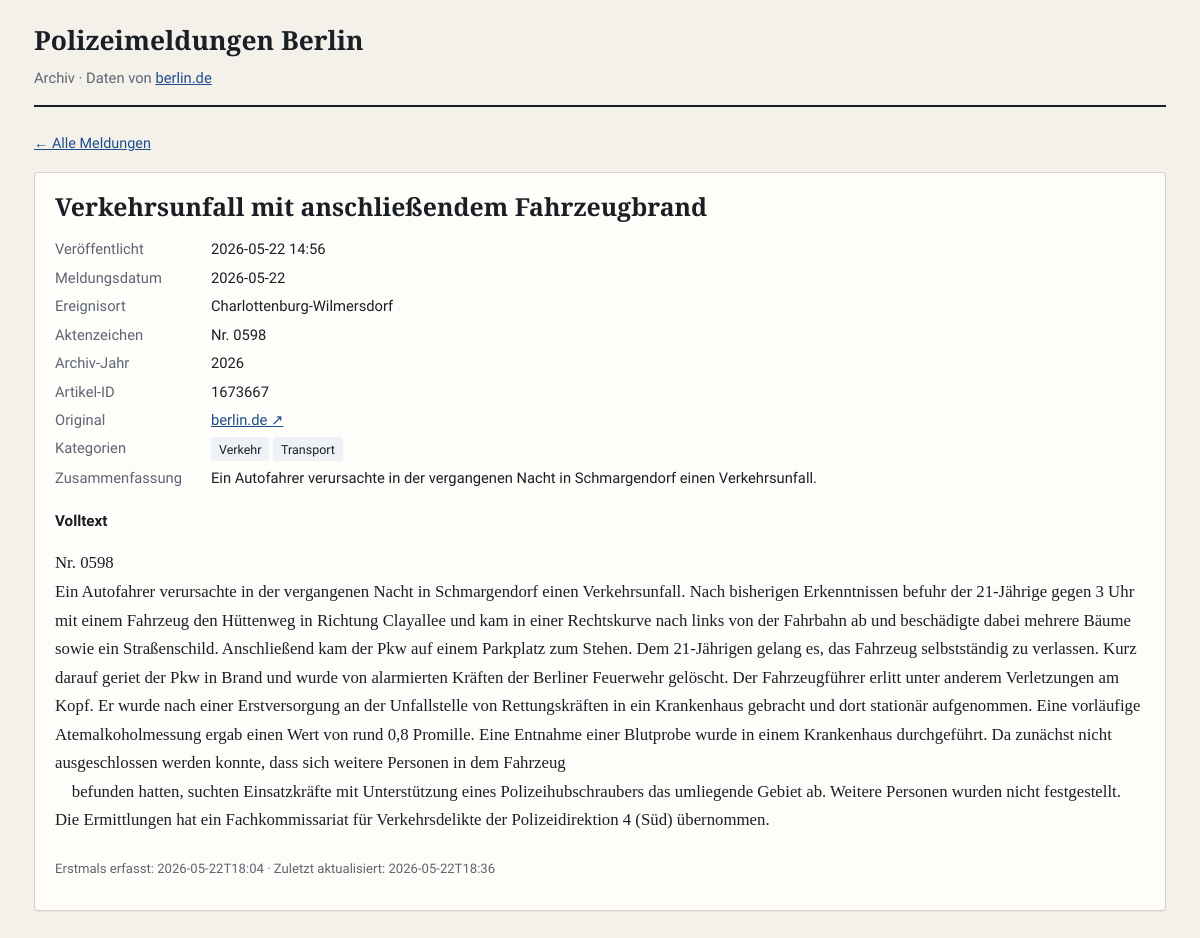
Screenshot of /meldung/1673667 with the database file from the repository.
### tables this page shows
CREATE TABLE meldungen (
    id TEXT PRIMARY KEY,
    url TEXT NOT NULL UNIQUE,
    title TEXT NOT NULL,
    published_at TEXT,
    meldung_date TEXT,
    district TEXT,
    body_text TEXT,
    source_year INTEGER,
    first_seen_at TEXT NOT NULL,
    last_scraped_at TEXT NOT NULL
, summary TEXT, tags TEXT, case_number TEXT, images TEXT);

### dashboard/app.py (the view)
@app.route("/meldung/<article_id>")
def detail(article_id: str):
    conn = get_db()
    if conn is None:
        abort(404)
    row = conn.execute("SELECT * FROM meldungen WHERE id = ?", (article_id,)).fetchone()
    conn.close()
    if row is None:
        abort(404)
    m = enrich_row(row)
    return render_template("detail.html", m=m, format_datetime=format_datetime)

### dashboard/app.py (called while the page is built)
def get_db():
    if not DB_PATH.exists():
        return None
    conn = sqlite3.connect(DB_PATH)
    conn.row_factory = sqlite3.Row
    return conn

### dashboard/helpers.py (called while the page is built)
def enrich_row(row) -> dict:
    d = dict(row)
    d["tags_list"] = tags_from_json(d.get("tags"))
    d["images_list"] = images_from_json(d.get("images"))
    return d

def format_datetime(iso: str | None) -> str:
    if not iso:
        return "—"
    return iso[:16].replace("T", " ")

### scraper/parse.py (called while the page is built)
def tags_from_json(raw: str | None) -> list[str]:
    if not raw:
        return []
    try:
        return json.loads(raw)
    except json.JSONDecodeError:
        return []

def images_from_json(raw: str | None) -> list[dict]:
    if not raw:
        return []
    try:
        return json.loads(raw)
    except json.JSONDecodeError:
        return []

### dashboard/templates/detail.html (shortened to what this page needs)
{% extends "base.html" %}
{% block content %}
<a class="back" href="/">← Alle Meldungen</a>
<article class="card">
  <h1 style="margin:0;font-family:'Source Serif 4',serif;font-size:1.55rem;line-height:1.3">{{ m.title }}</h1>
  <dl class="field-grid">
    <dt>Veröffentlicht</dt>
    <dd>{{ format_datetime(m.published_at) }}</dd>
    <dt>Meldungsdatum</dt>
    <dd>{{ m.meldung_date or '—' }}</dd>
    <dt>Ereignisort</dt>
    <dd>{{ m.district or '—' }}</dd>
    <dt>Aktenzeichen</dt>
    <dd>{% if m.case_number %}Nr. {{ m.case_number }}{% else %}—{% endif %}</dd>
    <dt>Archiv-Jahr</dt>
    <dd>{{ m.source_year or '—' }}</dd>
    <dt>Artikel-ID</dt>
    <dd>{{ m.id }}</dd>
    <dt>Original</dt>
    <dd><a href="{{ m.url }}" target="_blank" rel="noopener">berlin.de ↗</a></dd>
    <dt>Kategorien</dt>
    <dd>
      {% if m.tags_list %}
        {% for t in m.tags_list %}<a class="tag" href="/?tag={{ t|urlencode }}">{{ t }}</a> {% endfor %}
      {% else %}—{% endif %}
    </dd>
    <dt>Zusammenfassung</dt>
    <dd>{% if m.summary %}{{ m.summary }}{% else %}—{% endif %}</dd>
  </dl>
  {% if m.body_text %}
  <section>
    <h3 style="font-size:0.95rem;margin:1.25rem 0 0.5rem">Volltext</h3>
    <div class="body-text">{{ m.body_text }}</div>
  </section>
  {% else %}
  <p style="color:var(--muted)">Kein Volltext gespeichert.</p>
  {% endif %}
  <p style="margin-top:1.5rem;font-size:0.82rem;color:var(--muted)">
    Erstmals erfasst: {{ m.first_seen_at[:16] }} · Zuletzt aktualisiert: {{ m.last_scraped_at[:16] }}
  </p>
</article>
{% endblock %}

### dashboard/templates/base.html (style rules this page uses)
:root { --bg: #f4f1eb; --paper: #fffdf9; --ink: #1a1f26; --muted: #5c6573; --line: #d8d2c8; --accent: #1e4d8c; --accent-soft: #e8f0fa; --tag-bg: #eef2f6; }
* { box-sizing: border-box; }
body { margin: 0; font-family: "Source Sans 3", system-ui, sans-serif; font-size: 16px; line-height: 1.55; color: var(--ink); background: var(--bg); }
a { color: var(--accent); }
.card { background: var(--paper); border: 1px solid var(--line); border-radius: 4px; padding: 1.1rem 1.25rem; margin-bottom: 1rem; box-shadow: 0 1px 0 rgba(0,0,0,.04); }
.tag { display: inline-block; font-size: 0.78rem; padding: 0.15rem 0.5rem; background: var(--tag-bg); border-radius: 3px; color: var(--ink); text-decoration: none; }
.body-text { font-family: "Source Serif 4", Georgia, serif; font-size: 1.05rem; line-height: 1.7; white-space: pre-wrap; margin-top: 1rem; }
.field-grid { display: grid; grid-template-columns: 140px 1fr; gap: 0.35rem 1rem; font-size: 0.92rem; margin: 1rem 0; }
.field-grid dt { color: var(--muted); margin: 0; }
.field-grid dd { margin: 0; }
.back { font-size: 0.9rem; margin-bottom: 1rem; display: inline-block; }

### rows the page displays
meldungen: title "Verkehrsunfall mit anschließendem Fahrzeugbrand", published_at "2026-05-22 14:56", meldung_date "2026-05-22", district "Charlottenburg-Wilmersdorf", case_number "0598", source_year "2026", id "1673667", summary "Ein Autofahrer verursachte in der vergangenen Nacht in Schmargendorf einen Verkehrsunfall.", body_text "Nr. 0598 Ein Autofahrer verursachte in der vergangenen Nacht in Schmargendorf einen Verkehrsunfall. Nach bisherigen Erkenntnissen befuhr der 21-Jährige gegen 3 Uhr mit einem Fahrzeug den Hüttenweg in Richtung Clayallee und kam in einer Rechtskurve nach links von der Fahrbahn ab und beschädigte dabei mehrere Bäume sowie ein Straßenschild. Anschließend kam der Pkw auf einem Parkplatz zum Stehen. Dem 21-Jährigen gelang es, das Fahrzeug selbstständig zu verlassen. Kurz darauf geriet der Pkw in Brand und wurde von alarmierten Kräften der Berliner Feuerwehr gelöscht. Der Fahrzeugführer erlitt unter anderem Verletzungen am Kopf. Er wurde nach einer Erstversorgung an der Unfallstelle von…", first_seen_at "2026-05-22T18:04", last_scraped_at "2026-05-22T18:36"

### other values shown
{{ t }} "Verkehr" "Transport"
